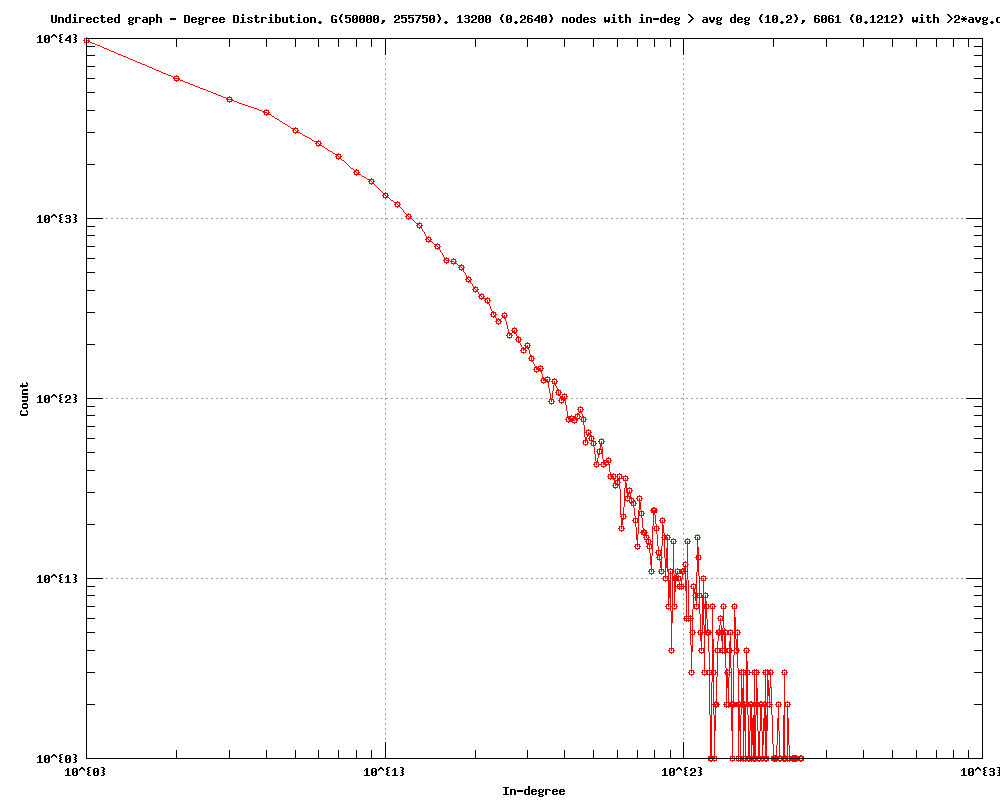

Recreate this plot in gnuplot.
#
# Undirected graph - Degree Distribution. G(50000, 255750). 13200 (0.2640) nodes with in-deg > avg deg (10.2), 6061 (0.1212) with >2*avg.deg (Fri Sep 23 19:39:34 2016)
#

set title "Undirected graph - Degree Distribution. G(50000, 255750). 13200 (0.2640) nodes with in-deg > avg deg (10.2), 6061 (0.1212) with >2*avg.deg"
set key bottom right
set logscale xy 10
set format x "10^{%L}"
set mxtics 10
set format y "10^{%L}"
set mytics 10
set grid
set xlabel "In-degree"
set ylabel "Count"
set tics scale 2
set terminal png size 1000,800
set output 'inDeg.degree_plotsteam-sweden-sample.txt.png'
plot 	"inDeg.degree_plotsteam-sweden-sample.txt.tab" using 1:2 title "" with linespoints pt 6
